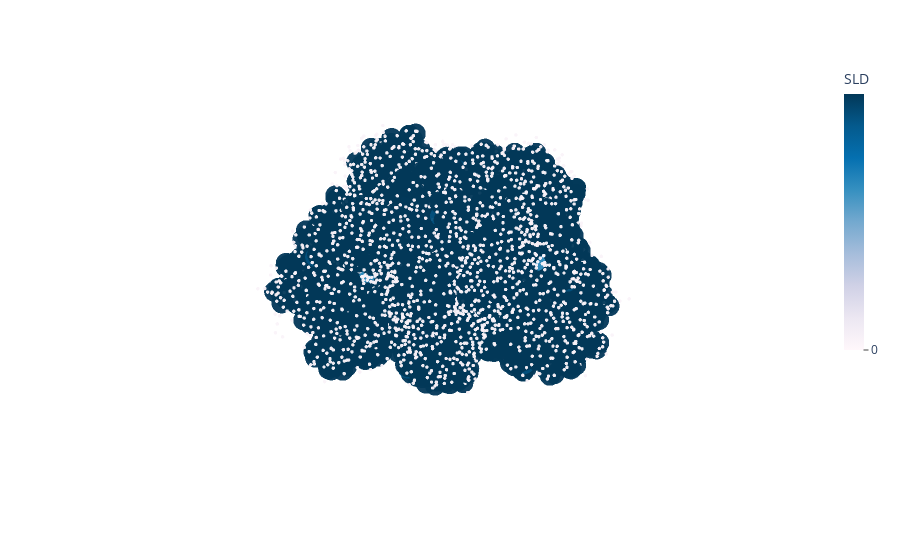

Write notebook code for a chart like this one.
### Code cell
fig = px.scatter_3d(pd.DataFrame(coordinates, columns=['x','y','z','sld']), x ='y', y='x',z='z', color='sld', size='sld', opacity=.95, color_continuous_scale=px.colors.sequential.PuBu)

fig.update_traces(marker=dict(
                              line=dict(width=0,
                                        color='black')),
                  selector=dict(mode='markers'))

fig.update_layout(scene_camera=dict(
    eye=dict(x=1.2, y=1.2, z=0.6),
    center=dict(x=0, y=0, z=0),
    up=dict(x=3, y=3, z=0)))

fig.update_layout(coloraxis_colorbar=dict(
    title="SLD",
    thicknessmode="pixels", thickness=20,
    lenmode="pixels", len=300,
    yanchor="top", y=1,
    ticks="outside", ticksuffix="",
    dtick=8
))

fig.update_scenes(xaxis_visible=False, yaxis_visible=False,zaxis_visible=False )
fig.show()

#fig.write_image("../Images/RhuA/RhuA_Image_Test_1.png", scale=5)

### Figure 1 — Plotly figure (JSON) as saved in the notebook; plotly's stock layout.template omitted (floating-point values rounded to 4 significant figures; data arrays with more than 128 entries replaced by an {"elided": "..."} marker saying what was removed)
{"data": [{"hovertemplate": "y=%{x}<br>x=%{y}<br>z=%{z}<br>sld=%{marker.color}<extra></extra>", "legendgroup": "", "marker": {"color": {"elided": "11228 float values"}, "coloraxis": "coloraxis", "line": {"color": "black", "width": 0}, "opacity": 0.95, "size": {"elided": "11228 float values"}, "sizemode": "area", "sizeref": 2.313e-08, "symbol": "circle"}, "mode": "markers", "name": "", "scene": "scene", "showlegend": false, "type": "scatter3d", "x": {"elided": "11228 float values"}, "y": {"elided": "11228 float values"}, "z": {"elided": "11228 float values"}}], "layout": {"coloraxis": {"colorbar": {"dtick": 8, "len": 300, "lenmode": "pixels", "thickness": 20, "thicknessmode": "pixels", "ticks": "outside", "ticksuffix": "", "title": {"text": "SLD"}, "y": 1, "yanchor": "top"}, "colorscale": [[0, "rgb(255,247,251)"], [0.125, "rgb(236,231,242)"], [0.25, "rgb(208,209,230)"], [0.375, "rgb(166,189,219)"], [0.5, "rgb(116,169,207)"], [0.625, "rgb(54,144,192)"], [0.75, "rgb(5,112,176)"], [0.875, "rgb(4,90,141)"], [1, "rgb(2,56,88)"]]}, "legend": {"itemsizing": "constant", "tracegroupgap": 0}, "margin": {"t": 60}, "scene": {"camera": {"center": {"x": 0, "y": 0, "z": 0}, "eye": {"x": 1.2, "y": 1.2, "z": 0.6}, "up": {"x": 3, "y": 3, "z": 0}}, "domain": {"x": [0, 1], "y": [0, 1]}, "xaxis": {"title": {"text": "y"}, "visible": false}, "yaxis": {"title": {"text": "x"}, "visible": false}, "zaxis": {"title": {"text": "z"}, "visible": false}}}}
